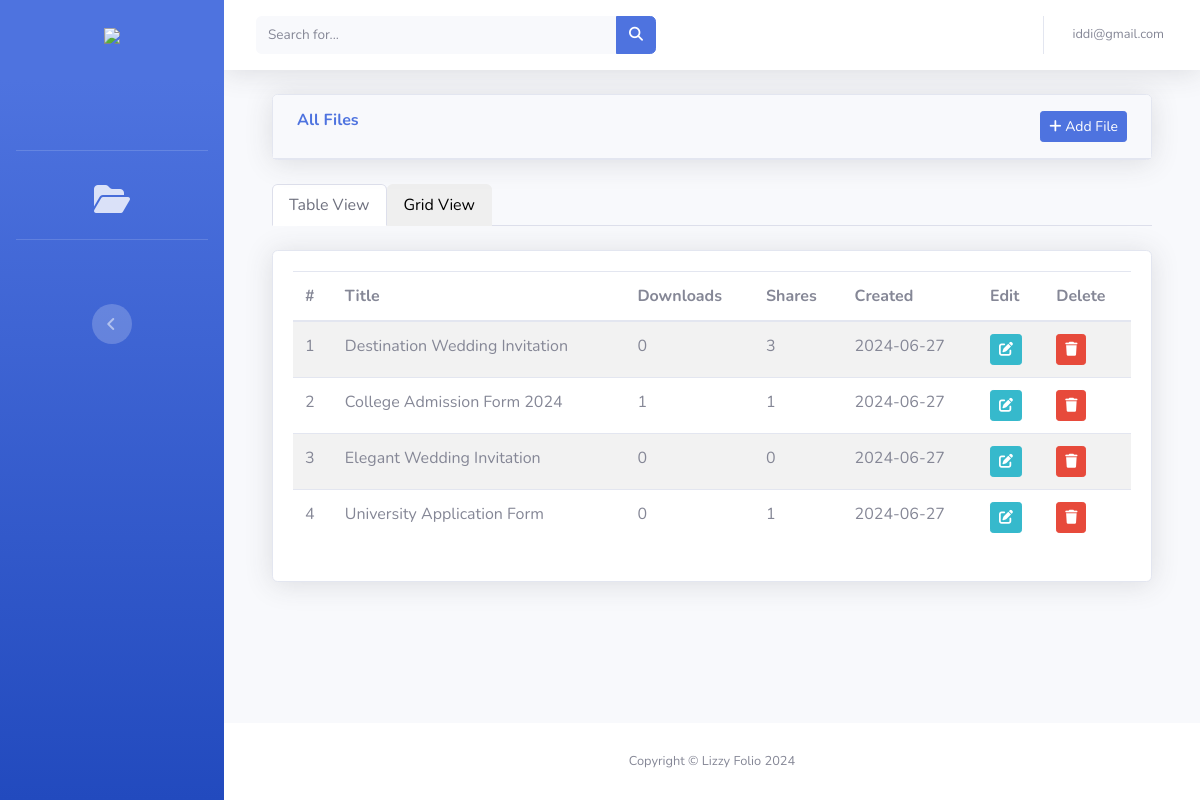
The app's page /admin-app/all-files/ (signed in), older data.
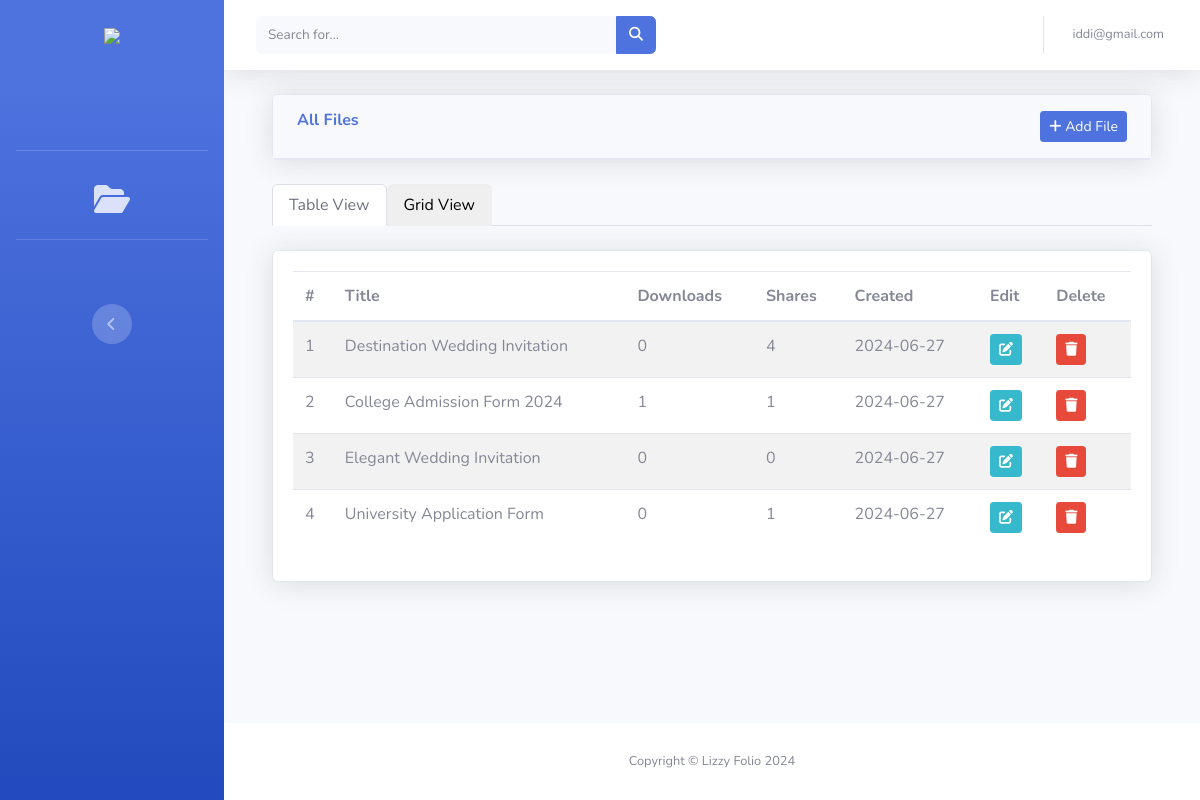
The same page, newer data.
### adminapp/models.py (models this page shows, shortened)
class FileModel(models.Model):
    title = models.CharField(max_length=255, blank=False, null=False)
    slug = models.SlugField()
    description = models.TextField()
    upload_by = models.ForeignKey(CustomUser, on_delete=models.CASCADE, related_name='admin')
    file = models.FileField(upload_to='files/', null=True, blank=True, validators=[FileExtensionValidator(allowed_extensions=['png', 'pdf', 'jpg', 'jpeg', 'docx'])])
    download_count = models.PositiveIntegerField(default=0)
    email_count = models.PositiveIntegerField(default=0)
    created = models.DateTimeField(auto_now_add=True, auto_now=False)
    updated = models.DateTimeField(auto_now_add=False, auto_now=True)
    class Meta:
        ordering = ['-created']

### adminapp/views.py (the view)
# urls.py: path('all-files/', view=views.filePage, name="all-files"),
@login_required(login_url='login')
def filePage(request):
    if request.user.is_staff == False:
        return redirect('home')
    title = "Lizzy File Server All Files"
    form = FileForm()
    files = FileModel.objects.all()
    context = {"title": title, "form": form, "files": files}
    return render(request=request, template_name='admin/files.html', context=context)

### adminapp/forms.py (shortened to what this page needs)
class FileForm(forms.ModelForm):
    title = forms.CharField(label="Title", widget=forms.TextInput(attrs={"class": "form-control", "placeholder": "Enter file title"}))
    description = forms.CharField(widget=forms.Textarea(attrs={"class": "form-control", "placeholder": "Enter description"}))
    file = forms.FileField(widget=forms.FileInput(attrs={"class":"form-control", "rows":5}))
    class Meta:
        model = FileModel
        fields = ['title', 'description', 'file']

### adminapp/templates/admin/files.html (shortened to what this page needs)
{% extends 'base.html' %}
{% load static %}
{% block content %}
    <div class="container-fluid my-3">
        <div class="row mb-4">
            <div class="col-sm-12 col-md-12">
                <div class="card shadow">
                    <div class="card-header py-3">
                        <div class="row px-3">
                            <h6 class="m-0 font-weight-bold text-primary">All Files</h6>
                            <h6 class="m-0 font-weight-bold text-primary ml-auto"><a href="#" class="btn btn-primary btn-sm" data-toggle="modal" data-target="#fileModal"><i class="fa fa-plus" aria-hidden="true"></i> Add File</a></h6>
                        </div>
                    </div>
                </div>
            </div>
        </div>
        <nav>
            <div class="nav nav-tabs" id="nav-tab" role="tablist">
              <button class="nav-link active" id="nav-home-tab" data-bs-toggle="tab" data-bs-target="#nav-home" type="button" role="tab" aria-controls="nav-home" aria-selected="true">Table View</button>
              <button class="nav-link" id="nav-profile-tab" data-bs-toggle="tab" data-bs-target="#nav-profile" type="button" role="tab" aria-controls="nav-profile" aria-selected="false">Grid View</button>
            </div>
          </nav>
          <div class="tab-content" id="nav-tabContent">
            <div class="tab-pane fade show active" id="nav-home" role="tabpanel" aria-labelledby="nav-home-tab" tabindex="0">
                <div class="card shadow mb-4 mt-4">
                    <div class="card-body">
                        <div class="table-responsive">
                            <table class="table table-striped" id="dataTable" width="100%" cellspacing="0">
                                <thead>
                                    <tr>
                                        <th>#</th>
                                        <th>Title</th>
                                        <th>Downloads</th>
                                        <th>Shares</th>
                                        <th>Created</th>
                                        <th>Edit</th>
                                        <th>Delete</th>
                                    </tr>
                                </thead>
                                <tbody>
                                    {% for file in files %}
                                        <tr>
                                            <td>{{ forloop.counter }}</td>
                                            <td>{{ file.title|title }}</td>
                                            <td>{{ file.download_count }}</td>
                                            <td>{{ file.email_count }}</td>
                                            <td>{{ file.created|date:'Y-m-d' }}</td>
                                            <td><a href="#" class="btn btn-sm btn-info" data-toggle="modal" data-target="#EditfileModal{{file.id}}"><i class="fa fa-edit"></i></a></td>
                                            <td><a href="#" data-toggle="modal" data-target="#deleteModal{{file.id}}" class="btn btn-danger btn-sm"><i class="fa fa-trash"></i></a></td>
                                        </tr>
                                    {% empty %}
                                        <tr>
                                            <td colspan="8" class="m-4">
                                                <h3 class="text-center text-danger" style="font-weight: bold;">No item found!</h3>
                                            </td>
                                        </tr>
                                    {% endfor %}
                                </tbody>
                            </table>
                        </div>
                    </div>
                </div>
            </div>
          </div>
    </div>
{% endblock content %}

Row changes from the older to the newer data that the page shows:
changed FileModel "Destination Wedding Invitation": email_count "3" → "4"
